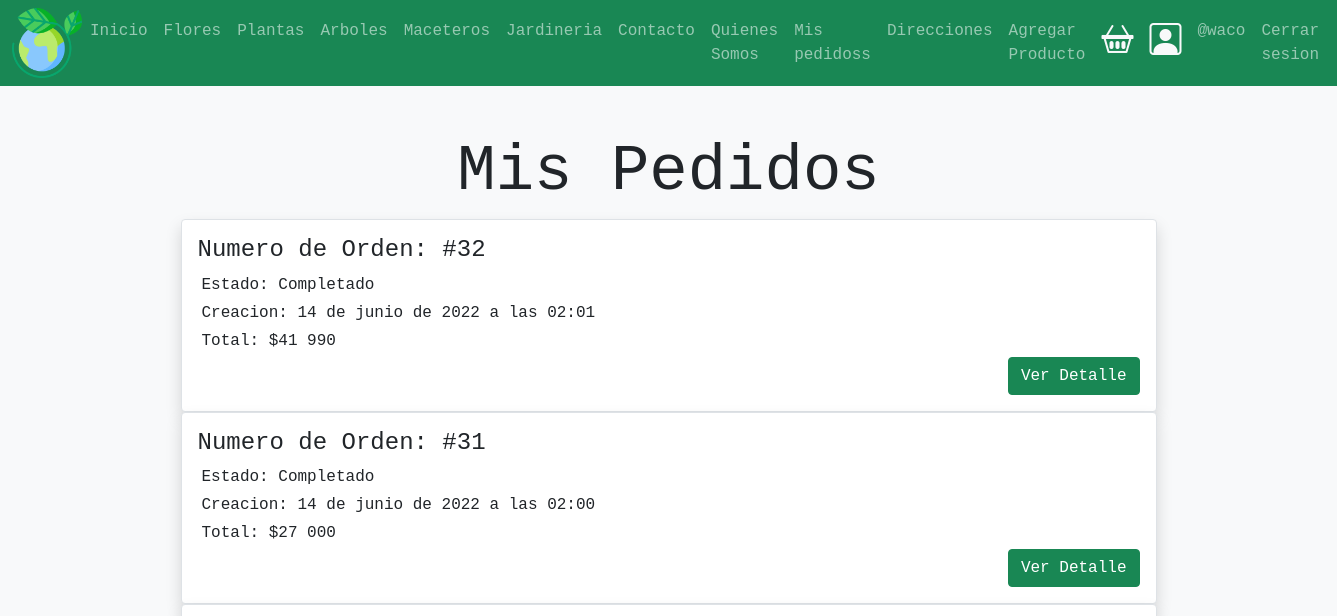
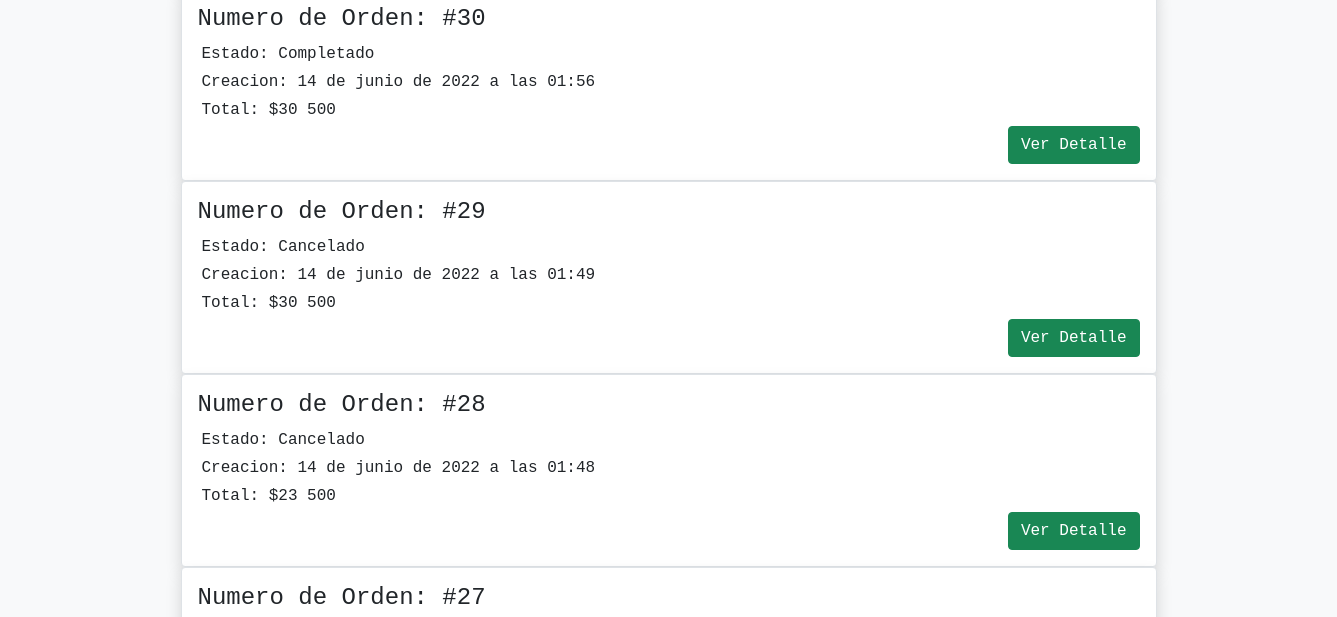
Before: /orden/completados (signed in, upper part) with the older database file (2 pictures, top to bottom).
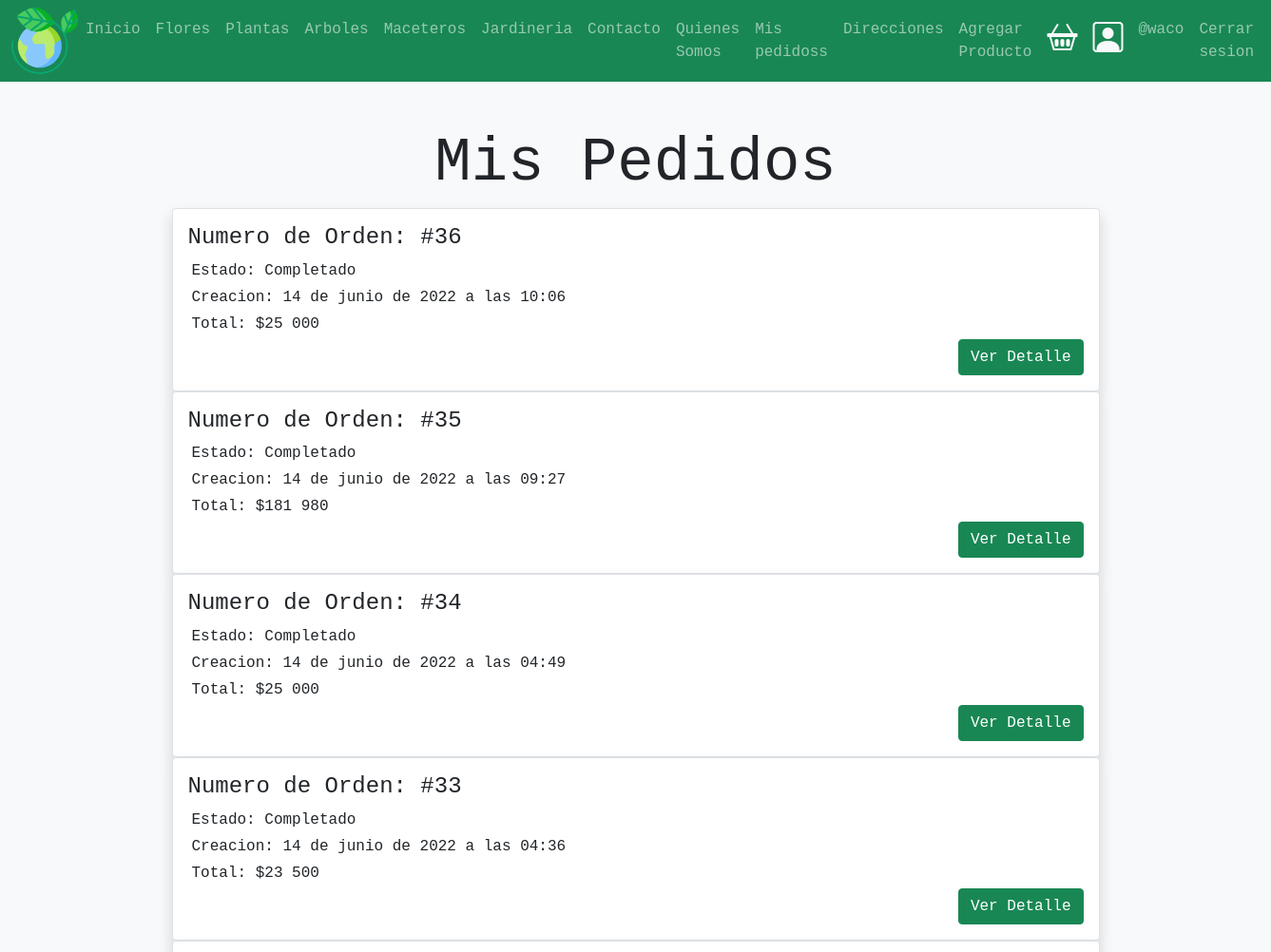
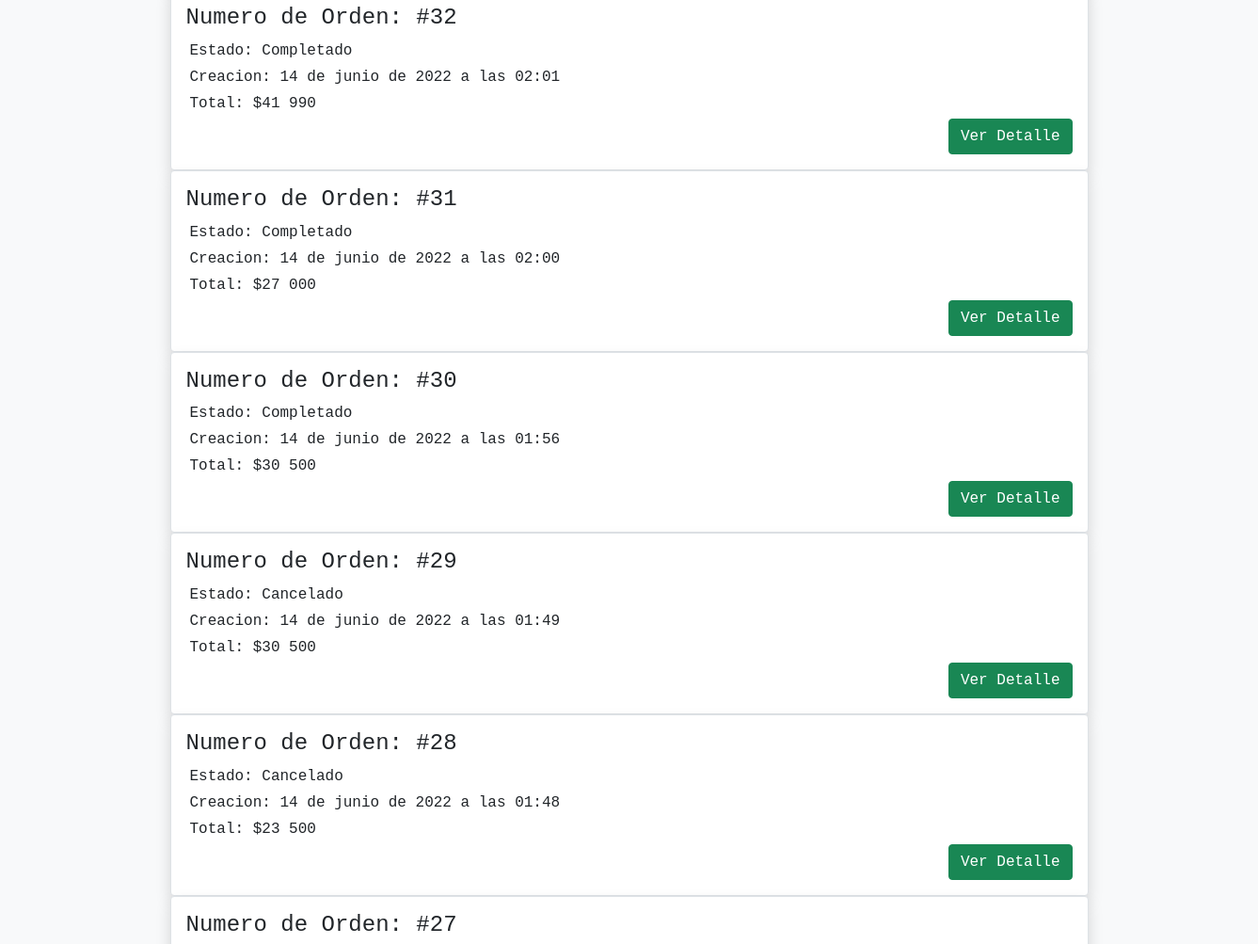
After: the same page with the newer database file (2 pictures, top to bottom).
### ordenes/models.py (models this page shows, shortened)
class Ordenes(models.Model):
    orden_id = models.CharField(max_length=100, null=False, blank=False, unique=True)
    usuario = models.ForeignKey(User, on_delete = models.CASCADE)
    carrito = models.ForeignKey(Carrito, on_delete = models.CASCADE)
    status = models.CharField(max_length=50, choices=choices, default=OrdenesStatus.CREADO)
    total = models.IntegerField(default=0)
    envio = models.IntegerField(default=15000)
    creacion = models.DateTimeField(auto_now_add=True)
    direccion_envio = models.CharField( max_length=200 ,null=True , blank=True,)

### ordenes/views.py (the view)
# urls.py: path('completados', views.OrdenesListView.as_view(), name='completados'),
class OrdenesListView(LoginRequiredMixin, ListView):
    login_url = 'login'
    modelo = Ordenes
    template_name = 'ordenes/ordenes.html'
    def get_queryset(self):
        return Ordenes.objects.filter(usuario = self.request.user).order_by('-id')

### ordenes/templates/ordenes/ordenes.html
{% extends 'base.html' %}
{% load humanize %}
{% block contenido %}
<section>
    <div class="p-5 bg-light">
        <div class="container">
            <h1 class="display-3 text-center bg-light">Mis Pedidos</h1>
        </div>
        <div class="container">
            {% for orden in object_list %}
            {% if orden.status == 'OrdenesStatus.COMPLETADO' %}
            <div class="card border rounded shadow">
              <div class="card-body">
                    <h4 class="card-title"> Numero de Orden:  #{{ orden.id}}</h4>
                    <p class="card-text m-1">Estado:  Completado </p>
                    <p class="card-text m-1"> Creacion: {{ orden.creacion}} </p>
                    <p class="card-text m-1"> Total: ${{ orden.total | intcomma}} </p>
                    <div class="d-flex justify-content-end">
                        <a href="{% url 'ordenes:detalleCompra'  orden.carrito_id%}" class="btn btn-success" role="button"> Ver Detalle</a>
                    </div>
              </div>
            </div>
            {% endif %}
            {% if orden.status == 'OrdenesStatus.CANCELADO' %}
            <div class="card border rounded shadow">
              <div class="card-body">
                    <h4 class="card-title"> Numero de Orden:  #{{ orden.id}}</h4>
                    <p class="card-text m-1">Estado:  Cancelado </p>
                    <p class="card-text m-1"> Creacion: {{ orden.creacion}} </p>
                    <p class="card-text m-1"> Total: ${{ orden.total | intcomma}} </p>
                    <div class="d-flex justify-content-end">
                        <a href="{% url 'ordenes:detalleCompra'  orden.carrito_id%}" class="btn btn-success" role="button"> Ver Detalle</a>
                    </div>
              </div>
            </div>
            {% endif %}
            {% endfor %}
        </div>
    </div>
</section>
{% endblock contenido %}

Changed rows visible on the page:
added Ordenes: id "36", creacion "14 de junio de 2022 a las 10:06", total "25 000"
added Ordenes: id "35", creacion "14 de junio de 2022 a las 09:27", total "181 980"
added Ordenes: id "34", creacion "14 de junio de 2022 a las 04:49", total "25 000"
added Ordenes: id "33", creacion "14 de junio de 2022 a las 04:36", total "23 500"
